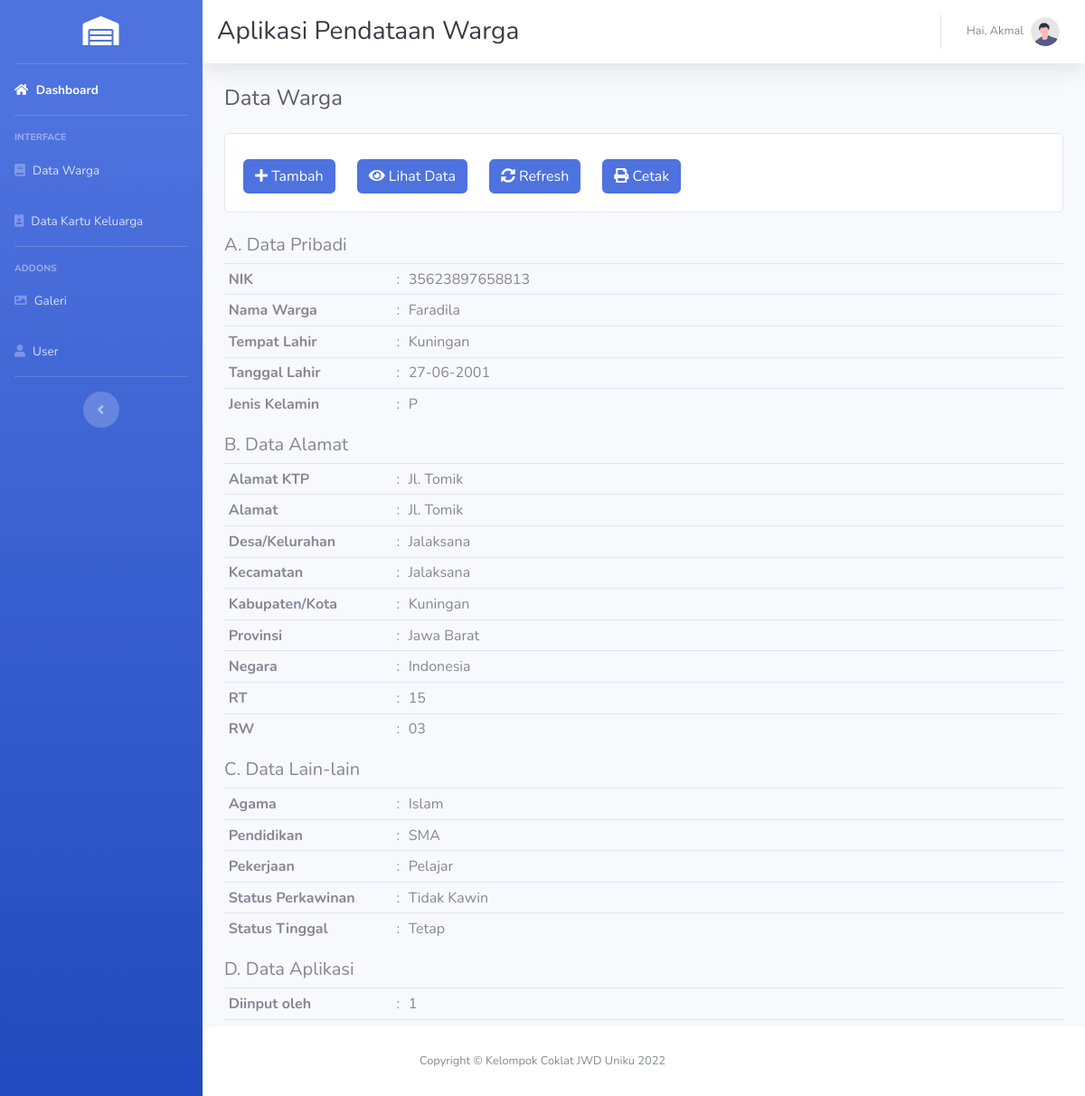
Screenshot of /pages/warga/show.php?id_warga=1 (signed in) with the database file from the repository.
### tables this page shows
CREATE TABLE `warga` (
  `id_warga` int(11) NOT NULL,
  `nik_warga` varchar(16) NOT NULL,
  `nama_warga` varchar(45) NOT NULL,
  `tempat_lahir_warga` varchar(30) NOT NULL,
  `tanggal_lahir_warga` date NOT NULL,
  `jenis_kelamin_warga` enum('L','P') NOT NULL,
  `alamat_ktp_warga` text NOT NULL,
  `alamat_warga` text NOT NULL,
  `desa_kelurahan_warga` varchar(30) NOT NULL,
  `kecamatan_warga` varchar(30) NOT NULL,
  `kabupaten_kota_warga` varchar(30) NOT NULL,
  `provinsi_warga` varchar(30) NOT NULL,
  `negara_warga` varchar(30) NOT NULL,
  `rt_warga` varchar(3) NOT NULL,
  `rw_warga` varchar(3) NOT NULL,
  `agama_warga` enum('Islam','Kristen','Katholik','Hindu','Budha','Konghucu') NOT NULL,
  `pendidikan_terakhir_warga` varchar(20) NOT NULL,
  `pekerjaan_warga` varchar(20) NOT NULL,
  `status_perkawinan_warga` enum('Kawin','Tidak Kawin') NOT NULL,
  `status_warga` enum('Tetap','Kontrak') NOT NULL,
  `id_user` int(11) NOT NULL,
  `created_at` timestamp NOT NULL DEFAULT current_timestamp() ON UPDATE current_timestamp(),
  `updated_at` timestamp NOT NULL DEFAULT '0000-00-00 00:00:00'
);

### pages/warga/data-show.php (called while the page is built)
<?php
include('../../config/koneksi.php');
$get_id_warga = $_GET['id_warga'];
$query = "SELECT * FROM warga WHERE id_warga = $get_id_warga";
$hasil = mysqli_query($db, $query);
$data_warga = array();
while ($row = mysqli_fetch_assoc($hasil)) {
  $data_warga[] = $row;
}

### pages/warga/show.php (the view, shortened to what this page needs)
<?php include('../_partials/dashboard-top.php') ?>
<div id="wrapper">
<?php include('../_partials/dashboard-sidebar.php'); ?>
<div id="content-wrapper" class="d-flex flex-column">
<div id="content">
<?php include('../_partials/dashboard-topbar.php'); ?>
      <div class="container-fluid">
<h1 class="h4 mb-0 text-gray-800">Data Warga</h1>
<br>
<?php include('_partials/menu.php') ?>
<?php include('data-show.php') ?>
<h5>A. Data Pribadi</h5>
<table class="table table-sm">
  <tr>
    <th width="20%">NIK</th>
    <td width="1%">:</td>
    <td><?php echo $data_warga[0]['nik_warga'] ?></td>
  </tr>
  <tr>
    <th>Nama Warga</th>
    <td>:</td>
    <td><?php echo $data_warga[0]['nama_warga'] ?></td>
  </tr>
  <tr>
    <th>Tempat Lahir</th>
    <td>:</td>
    <td><?php echo $data_warga[0]['tempat_lahir_warga'] ?></td>
  </tr>
  <tr>
    <th>Tanggal Lahir</th>
    <td>:</td>
    <td>
      <?php echo ($data_warga[0]['tanggal_lahir_warga'] != '0000-00-00') ? date('d-m-Y', strtotime($data_warga[0]['tanggal_lahir_warga'])) : ''?>
    </td>
  </tr>
  <tr>
    <th>Jenis Kelamin</th>
    <td>:</td>
    <td><?php echo $data_warga[0]['jenis_kelamin_warga'] ?></td>
  </tr>
</table>
<h5>B. Data Alamat</h5>
<table class="table table-sm">
  <tr>
    <th width="20%">Alamat KTP</th>
    <td width="1%">:</td>
    <td><?php echo $data_warga[0]['alamat_ktp_warga'] ?></td>
  </tr>
  <tr>
    <th>Alamat</th>
    <td>:</td>
    <td><?php echo $data_warga[0]['alamat_warga'] ?></td>
  </tr>
  <tr>
    <th>Desa/Kelurahan</th>
    <td>:</td>
    <td><?php echo $data_warga[0]['desa_kelurahan_warga'] ?></td>
  </tr>
  <tr>
    <th>Kecamatan</th>
    <td>:</td>
    <td><?php echo $data_warga[0]['kecamatan_warga'] ?></td>
  </tr>
  <tr>
    <th>Kabupaten/Kota</th>
    <td>:</td>
    <td><?php echo $data_warga[0]['kabupaten_kota_warga'] ?></td>
  </tr>
  <tr>
    <th>Provinsi</th>
    <td>:</td>
    <td><?php echo $data_warga[0]['provinsi_warga'] ?></td>
  </tr>
  <tr>
    <th>Negara</th>
    <td>:</td>
    <td><?php echo $data_warga[0]['negara_warga'] ?></td>
  </tr>
  <tr>
    <th>RT</th>
    <td>:</td>
    <td><?php echo $data_warga[0]['rt_warga'] ?></td>
  </tr>
  <tr>
    <th>RW</th>
    <td>:</td>
    <td><?php echo $data_warga[0]['rw_warga'] ?></td>
  </tr>
</table>
<h5>C. Data Lain-lain</h5>
<table class="table table-sm">
  <tr>
    <th width="20%">Agama</th>
    <td width="1%">:</td>
    <td><?php echo $data_warga[0]['agama_warga'] ?></td>
  </tr>
  <tr>
    <th>Pendidikan</th>
    <td>:</td>
    <td><?php echo $data_warga[0]['pendidikan_terakhir_warga'] ?></td>
  </tr>
  <tr>
    <th>Pekerjaan</th>
    <td>:</td>
    <td><?php echo $data_warga[0]['pekerjaan_warga'] ?></td>
  </tr>
  <tr>
    <th>Status Perkawinan</th>
    <td>:</td>
    <td><?php echo $data_warga[0]['status_perkawinan_warga'] ?></td>
  </tr>
  <tr>
    <th>Status Tinggal</th>
    <td>:</td>
    <td><?php echo $data_warga[0]['status_warga'] ?></td>
  </tr>
</table>
<h5>D. Data Aplikasi</h5>
<table class="table table-sm">
  <tr>
    <th width="20%">Diinput oleh</th>
    <td width="1%">:</td>
    <td><?php echo $data_warga[0]['id_user'] ?></td>
  </tr>
  <tr>
    <th>Diinput</th>
    <td>:</td>
    <td><?php echo $data_warga[0]['created_at'] ?></td>
  </tr>
  <tr>
    <th>Diperbaharui</th>
    <td>:</td>
    <td><?php echo $data_warga[0]['updated_at'] ?></td>
  </tr>
</table>
<?php include('../_partials/dashboard-footer.php'); ?>
<?php include('../_partials/dashboard-bottom.php') ?>

### rows the page displays
warga: nik_warga "35623897658813", nama_warga "Faradila", tempat_lahir_warga "Kuningan", tanggal_lahir_warga "27-06-2001", jenis_kelamin_warga "P", alamat_ktp_warga "Jl. Tomik", alamat_warga "Jl. Tomik", desa_kelurahan_warga "Jalaksana", kecamatan_warga "Jalaksana", kabupaten_kota_warga "Kuningan", provinsi_warga "Jawa Barat", negara_warga "Indonesia", rt_warga "15", rw_warga "03", agama_warga "Islam", pendidikan_terakhir_warga "SMA", pekerjaan_warga "Pelajar", status_perkawinan_warga "Tidak Kawin", status_warga "Tetap", id_user "1"

### other values shown
$_SESSION['user']['nama_user'] "Akmal"
